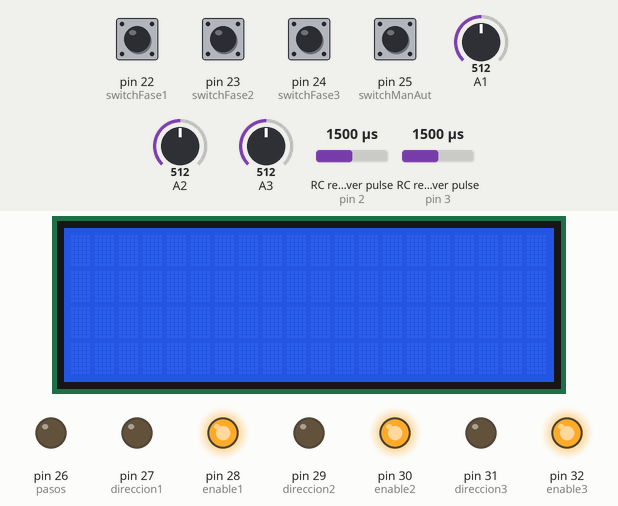
Recording of a sketch running on a simulated Arduino Mega 2560, built with avr-gcc and run on an emulated ATmega2560. On the bench: 20×4 character LCD, output pins drawn as LEDs (lit = HIGH). Wiring (inferred from the names in the program): 2 × RC receiver channel: data pin 2 / data pin 3. Dashed ring = blinking. The test bench sets the inputs (shaded band); at power-on: pin 22 (switchFase1), pin 23 (switchFase2), pin 24 (switchFase3), pin 25 (switchManAut) LOW, A1 = 512, A2 = 512, A3 = 512, RC receiver pulse (sensors on pin 2, pin 3) 1500 µs. What the sketch prints to the serial monitor is not drawn.

Above: at 1.3 s.
1.4 s: pin 25 (switchManAut) pulled HIGH for 0.15 s
2.1 s: A1 set to 427
4.8 s: A1 set to 398
7.8 s: pin 22 (switchFase1) pulled HIGH for 0.15 s
At 7.99 s:
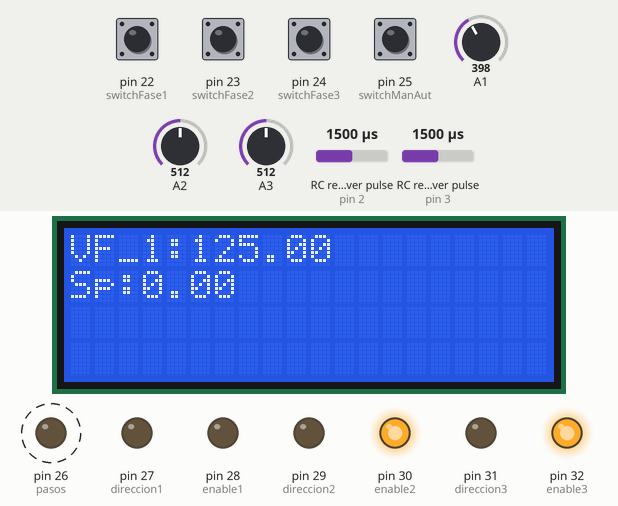
At 9.6 s:
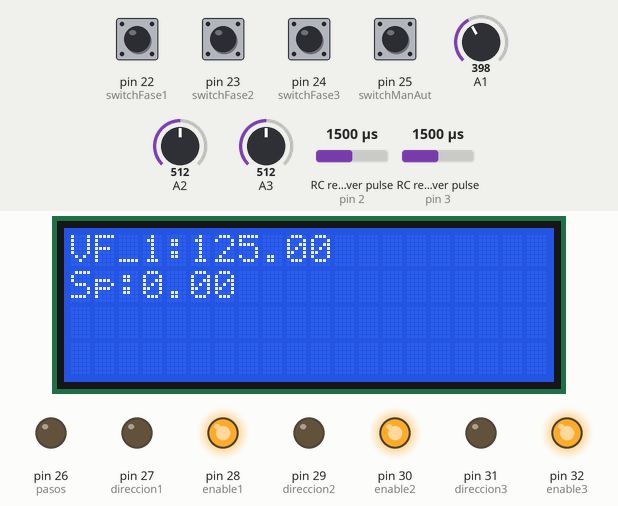
9.9 s: pin 23 (switchFase2) pulled HIGH for 0.15 s
At 10.12 s:
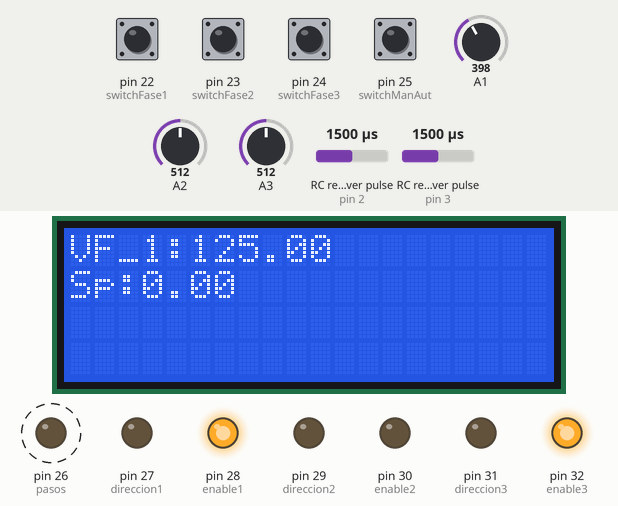
12.0 s: pin 24 (switchFase3) pulled HIGH for 0.15 s
At 12.19 s:
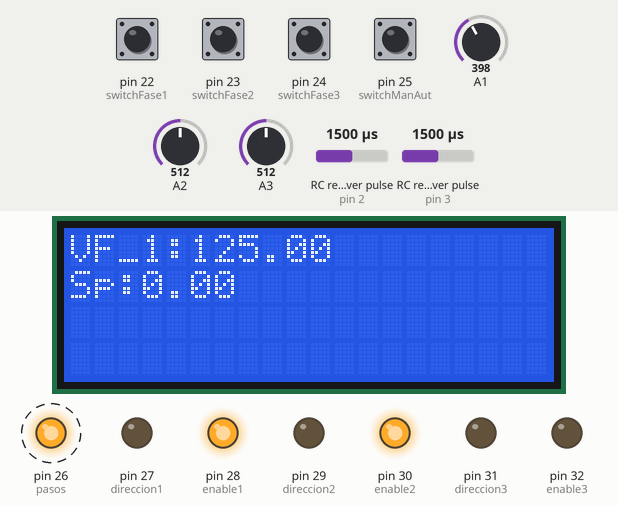
Timing chart, 0 to 15.0 s (numbered marks = the images above; inputs shaded):
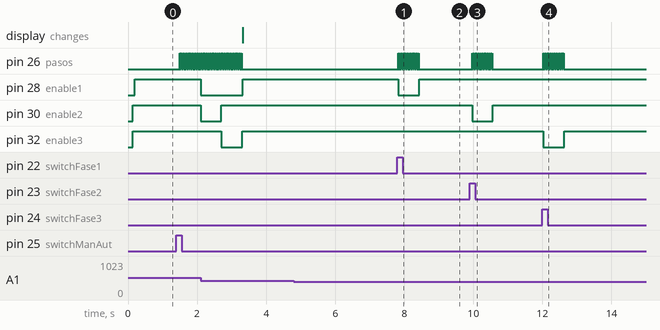

The sketch:

Autotrafo_V1.3.ino
```cpp
#include <LiquidCrystal_I2C.h>
LiquidCrystal_I2C lcd(0x3F,20,4);//Direccion de LCD
#include <Wire.h>

float setPointFase1, setPointFase2, setPointFase3, Fase1, Fase2, Fase3;

int lectura1, lectura2, lectura3, i;


  int switchFase1 = 22;
  int switchFase2 = 23;
  int switchFase3 = 24;

  int switchManAut = 25;

  int pasos = 26;

  int direccion1 = 27;
  int enable1 = 28;

  int direccion2 = 29;
  int enable2 = 30;

  int direccion3 = 31;
  int enable3 = 32;

  //----Configuraciones del encoder----

const int channelPinA = 2;
const int channelPinB = 3;

const int timeThreshold = 20;
long timeCounter = 0;

const int maxSteps = 1024;
volatile int ISRCounter = 0;
volatile int ISRCounterM = 0;
int counter = 0;
int ISRCounterMPrev;

volatile int IsCW = 1;

  //-------------------------------------

  void leerEncoder();
  void setPoint();
  void leerTension();
  void ajuste();
  void cotrolManual();
  void mostrarPatallaA();
  void mostrarPatallaM();


void setup() {
   //-------------Configuracion LCD-------------

  lcd.init();
  lcd.begin(20,4);
  lcd.clear();
  lcd.backlight();// Indicamos medidas de LCD
  Wire.begin(); //configura el bus I2C estableciendo arduino como MASTER

  //----------------------------------------

  //----Configuracion Entradas/Salidas------

  pinMode(switchFase1, INPUT);
  pinMode(switchFase2, INPUT);
  pinMode(switchFase3, INPUT);

  pinMode(switchManAut, INPUT);

  pinMode(pasos, OUTPUT);

  pinMode(enable1, OUTPUT);
  pinMode(direccion1, OUTPUT);

  pinMode(enable2, OUTPUT);
  pinMode(direccion2, OUTPUT);

  pinMode(enable3, OUTPUT);
  pinMode(direccion3, OUTPUT);


  digitalWrite(enable1, LOW); // PRUEBA TB 6560
  digitalWrite(enable2, HIGH);
  digitalWrite(enable3, HIGH);

  //-----------------------------------

  //----Configuraciones del encoder----

   pinMode(channelPinA, INPUT_PULLUP);
   Serial.begin(9600);
   attachInterrupt(digitalPinToInterrupt(channelPinA), doEncodeA, CHANGE);
   attachInterrupt(digitalPinToInterrupt(channelPinB), doEncodeB, CHANGE);

  //----------------------------------

}

void loop() {

  if(digitalRead(switchManAut)){

    setPoint();

    leerTension();

    ajuste();

    mostrarPatallaA();

  }

  else{

    controlManual();

    leerTension();

    mostrarPatallaM();

  }

}


void setPoint(){

  //----Codigo para leer el encoder------------------------------

  if (counter != ISRCounter)
   {
      counter = ISRCounter;
      Serial.println(counter);
   }
   delay(100);


  //Dependiendo los switch activos el valor se asiganara al setPoint correspoediente

  if(digitalRead(switchFase1)){
    setPointFase1 = counter * 250.0 / 1024.0;
  }

  if(digitalRead(switchFase2)){
    setPointFase2 = counter * 250.0 / 1024.0;
  }

  if(digitalRead(switchFase3)){
    setPointFase3 = counter * 250.0 / 1024.0;
  }

  //------------------------------------------------------------


}

void leerTension(){

  lectura1 = analogRead(1);
  lectura2 = analogRead(2);
  lectura3 = analogRead(3);

  Fase1 = lectura1 * 250.0 / 1024.0;
  Fase2 = lectura2 * 250.0 / 1024.0;
  Fase3 = lectura3 * 250.0 / 1024.0;


}

void ajuste(){

  //------ajuste fase 1------------

  float LimSup1 , LimInf1; // Corresponde a Fase 1
  LimSup1 = setPointFase1*1.01 ; // Limite Superior de seteo
  LimInf1 = setPointFase1*0.99 ; // Limite Inferior de seteo

  if( Fase1 < LimInf1 || Fase1 > LimSup1  ){
    if( Fase1 < LimInf1 && Fase1 < 250 ){
      digitalWrite(enable1, HIGH); // Se cambio el estado según configuración del tb6560
      digitalWrite(direccion1, HIGH);
      for(i=0; i<30; i++){
        digitalWrite(pasos, HIGH);
        delay(10);
        digitalWrite(pasos, LOW);
        delay(10);
      }
    }
    if( Fase1 > LimSup1 && Fase1 > 0.0 ){
      digitalWrite(enable1, HIGH);
      digitalWrite(direccion1, LOW);
      for(i=0; i<30; i++){
        digitalWrite(pasos, HIGH);
        delay(10);
        digitalWrite(pasos, LOW);
        delay(10);
      }
    }

    digitalWrite(enable1, LOW);

  }

 //-------------------------------

 //------ajuste fase 2------------

  float LimSup2 , LimInf2; // Corresponde a Fase 1
  LimSup2 = setPointFase2*1.01 ; // Limite Superior de seteo
  LimInf2 = setPointFase2*0.99 ; // Limite Inferior de seteo

  if( Fase2 < LimInf2 || Fase2 > LimSup2  ){
    if( Fase2 < LimInf2 && Fase2 < 250 ){
      digitalWrite(enable2, LOW);
      digitalWrite(direccion2, HIGH);
      for(i=0; i<30; i++){
        digitalWrite(pasos, HIGH);
        delay(10);
        digitalWrite(pasos, LOW);
        delay(10);
      }
    }
    if( Fase2 > LimSup2 && Fase2 > 0.0 ){
      digitalWrite(enable2, LOW);
      digitalWrite(direccion2, LOW);
      for(i=0; i<30; i++){
        digitalWrite(pasos, HIGH);
        delay(10);
        digitalWrite(pasos, LOW);
        delay(10);
      }
    }

    digitalWrite(enable2, HIGH);

  }

  //-------------------------------

  //------ajuste fase 3------------

  float LimSup3 , LimInf3; // Corresponde a Fase 1
  LimSup3 = setPointFase3*1.01 ; // Limite Superior de seteo
  LimInf3 = setPointFase3*0.99 ; // Limite Inferior de seteo

  if( Fase3 < LimInf3 || Fase3 > LimSup3  ){
    if( Fase3 < LimInf3 && Fase3 < 250 ){
      digitalWrite(enable3, LOW);
      digitalWrite(direccion3, HIGH);
      for(i=0; i<30; i++){
        digitalWrite(pasos, HIGH);
        delay(10);
        digitalWrite(pasos, LOW);
        delay(10);
      }
    }
    if( Fase3 > LimSup3 && Fase3 > 0.0 ){
      digitalWrite(enable3, LOW);
      digitalWrite(direccion3, LOW);
      for(i=0; i<30; i++){
        digitalWrite(pasos, HIGH);
        delay(10);
        digitalWrite(pasos, LOW);
        delay(10);
      }
    }

    digitalWrite(enable3, HIGH);

  }

  //------------------------------------

}


void controlManual(){

   //----Codigo para leer el encoder------------------------------


  //-------------------------------------------------------------

  if(ISRCounterM != ISRCounterMPrev){

    if(IsCW == 1){

      //-------control fase 1 sentido horario--------

      if(digitalRead(switchFase1)){

        digitalWrite(enable1, LOW);
        digitalWrite(direccion1, HIGH);

       for(i=0; i<30; i++){
        digitalWrite(pasos, HIGH);
        delay(10);
        digitalWrite(pasos, LOW);
        delay(10);
       }

      }

      //---------------------------------------------

      //-------control fase 2 sentido horario--------

      if(digitalRead(switchFase2)){

        digitalWrite(enable2, LOW);
        digitalWrite(direccion2, HIGH);

       for(i=0; i<30; i++){
        digitalWrite(pasos, HIGH);
        delay(10);
        digitalWrite(pasos, LOW);
        delay(10);
       }

      }

      //---------------------------------------------

      //-------control fase 3 sentido horario--------

      if(digitalRead(switchFase3)){

        digitalWrite(enable3, LOW);
        digitalWrite(direccion3, HIGH);

       for(i=0; i<30; i++){
        digitalWrite(pasos, HIGH);
        delay(10);
        digitalWrite(pasos, LOW);
        delay(10);
       }

      }

      //---------------------------------------------


    }

    else{

      //-----control fase 1 sentido antihorario------

      if(digitalRead(switchFase1)){

        digitalWrite(enable1, LOW);
        digitalWrite(direccion1, LOW);

       for(i=0; i<30; i++){
        digitalWrite(pasos, HIGH);
        delay(10);
        digitalWrite(pasos, LOW);
        delay(10);
       }

      }

      //---------------------------------------------

      //-----control fase 2 sentido antihorario------

      if(digitalRead(switchFase2)){

        digitalWrite(enable2, LOW);
        digitalWrite(direccion2, LOW);

       for(i=0; i<30; i++){
        digitalWrite(pasos, HIGH);
        delay(10);
        digitalWrite(pasos, LOW);
        delay(10);
       }

      }

      //---------------------------------------------

      //-----control fase 3 sentido antihorario------

      if(digitalRead(switchFase3)){

        digitalWrite(enable3, LOW);
        digitalWrite(direccion3, LOW);

       for(i=0; i<30; i++){
        digitalWrite(pasos, HIGH);
        delay(10);
        digitalWrite(pasos, LOW);
        delay(10);
       }

      }


    }

    digitalWrite(enable1, HIGH);
    digitalWrite(enable2, HIGH);
    digitalWrite(enable3, HIGH);

  }

  ISRCounterMPrev = ISRCounterM;

}

void mostrarPatallaA(){

  //lcd.clear();
  //lcd.setCursor(0,0);
  //lcd.print("AUTOMATICO");
  lcd.setCursor(0,0);
  lcd.print("VF_1:");
  lcd.print(Fase1);
  lcd.setCursor(0,1);
  lcd.print("Sp:");
  lcd.print(setPointFase1);

  /* Serial.println("AUTOMATICO");
  Serial.print("Tension Fase1: ");
  Serial.println(Fase1);
  Serial.print("Set Point Fase1: ");
  Serial.println(setPointFase1);
  Serial.println();


  Serial.print("Tension Fase2: ");
  Serial.println(Fase2);
  Serial.print("Set Point Fase2: ");
  Serial.println(setPointFase2);
  Serial.println();

  Serial.print("Tension Fase3: ");
  Serial.println(Fase3);
  Serial.print("Set Point Fase3: ");
  Serial.println(setPointFase3);
  Serial.println(); */

}

void mostrarPatallaM(){
  Serial.println("MANUAL");
  Serial.print("Tension Fase1: ");
  Serial.println(Fase1);
  Serial.println();


/*  Serial.print("Tension Fase2: ");
  Serial.println(Fase2);
  Serial.println();

  Serial.print("Tension Fase3: ");
  Serial.println(Fase3);
  Serial.println();*/

}


void doEncodeA()
{
   if (millis() > timeCounter + timeThreshold)
   {
      if (digitalRead(channelPinA) == digitalRead(channelPinB))
      {
         IsCW = 1;
         if (ISRCounter + 1 <= maxSteps) ISRCounter++;
         ISRCounterM++;
      }
      else
      {
         IsCW = 2;
         if (ISRCounter - 1 > 0) ISRCounter--;
         ISRCounterM--;
      }
      timeCounter = millis();
   }
}

void doEncodeB()
{
   if (millis() > timeCounter + timeThreshold)
   {
      if (digitalRead(channelPinA) != digitalRead(channelPinB))
      {
         IsCW = 1;
         if (ISRCounter + 1 <= maxSteps) ISRCounter++;
         ISRCounterM++;
      }
      else
      {
         IsCW = 2;
         if (ISRCounter - 1 > 0) ISRCounter--;
         ISRCounterM--;
      }
      timeCounter = millis();
   }
}
```

Measured:
- after the input at 1.4 s, pin 26 (pasos): alternates HIGH for 0.01 s and LOW for 0.01 s, starting after 0.11 s
- after the input at 4.8 s, every drawn part: stays the same
- after the input at 7.8 s, pin 26 (pasos): alternates HIGH for 0.01 s and LOW for 0.01 s, 60 changes in all, then stays LOW, starting at once; pin 28 (enable1): HIGH → LOW at once, → HIGH 0.60 s later
- after the input at 9.9 s, pin 26 (pasos): alternates HIGH for 0.01 s and LOW for 0.01 s, 60 changes in all, then stays LOW, starting after 0.06 s; pin 30 (enable2): HIGH → LOW after 0.06 s, → HIGH 0.60 s later
- after the input at 12.0 s, pin 26 (pasos): alternates HIGH for 0.01 s and LOW for 0.01 s, 60 changes in all, then stays LOW, starting at once; pin 32 (enable3): HIGH → LOW at once, → HIGH 0.60 s later
